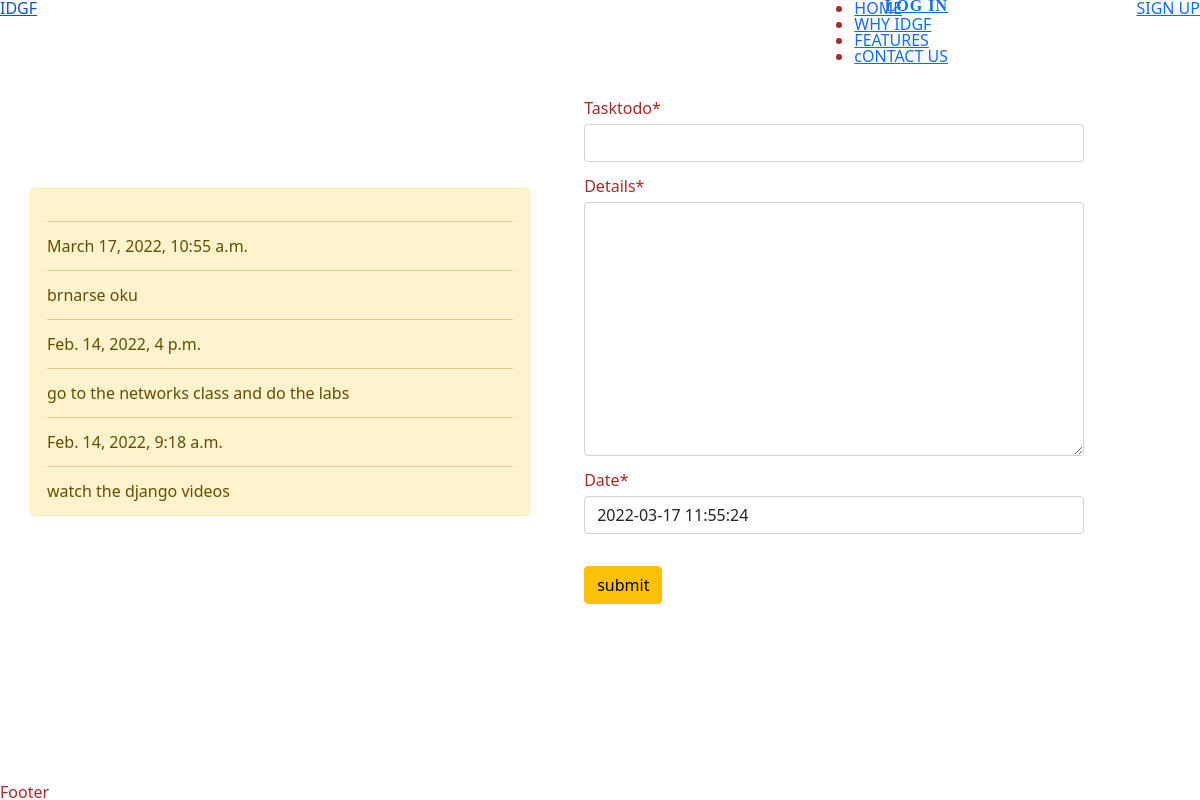
The app's page /createtodolist with its own data.
### main/models.py (models this page shows, shortened)
class Todo(models.Model):
    tasktodo = models.CharField(max_length=50)
    details = models.TextField()
    date = models.DateTimeField(default=timezone.now)

### main/views.py (the view, shortened to what this page needs)
# urls.py: path('createtodolist', views.todolist, name='todo'),
def todolist(request):
    error=' '
    item_list = Todo.objects.order_by("-date")
    form = TodoForm()
    page = {
        "forms" : form,
        "list" : item_list,
        "title" : "TODOLIST",
    }
    return render(request, 'main/todolist.html', page)

### main/forms.py
class TodoForm(forms.ModelForm):
    class Meta:
        model = Todo
        fields ="__all__"

### main/templates/main/todolist.html (shortened to what this page needs)
{% extends 'main/base.html' %}
{% load crispy_forms_tags %}
{% block content %}
<div class="alert alert-warning" style="display: inline-block; vertical-align: middle; width: 500px; margin: 30px ;">
    {% for i in list %}
    <div>
      <hr/>
      {{i.date}}
      <hr/>
      {{i.details}}
    </div>
    {% endfor%}
</div>
    <div style="display: inline-block; vertical-align: middle; width: 500px; margin: 20px" class= "submit_form">
      <form  method="POST">
        {{forms|crispy}}
        <br>
        <input type="submit" class="btn btn-warning" value="submit" />
      </form>
    </div>
{% endblock %}

### main/static/base.css (style rules this page uses)
html,body { height: 100%; line-height: 1; }
body { color: brown; }

### records on screen
Todo: date "March 17, 2022, 10:55 a.m.", details "brnarse oku"
Todo: date "Feb. 14, 2022, 4 p.m.", details "go to the networks class and do the labs"
Todo: date "Feb. 14, 2022, 9:18 a.m.", details "watch the django videos"
